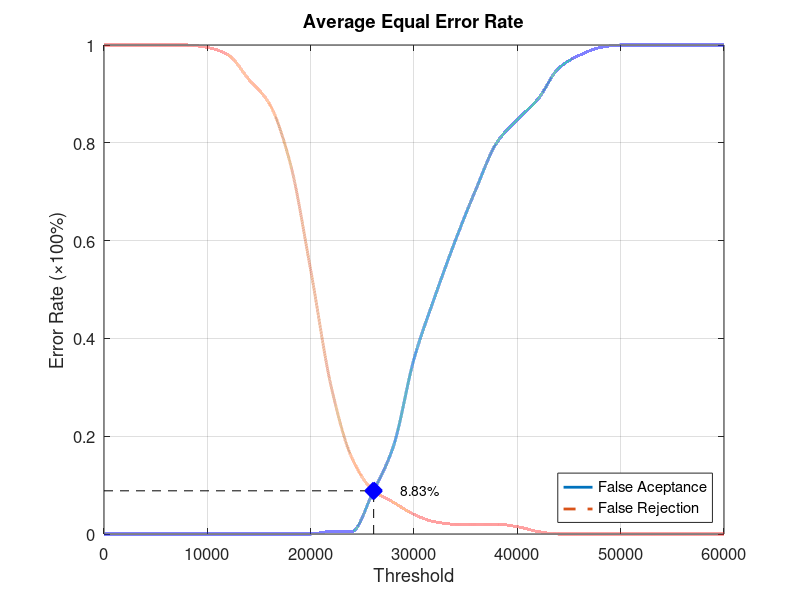
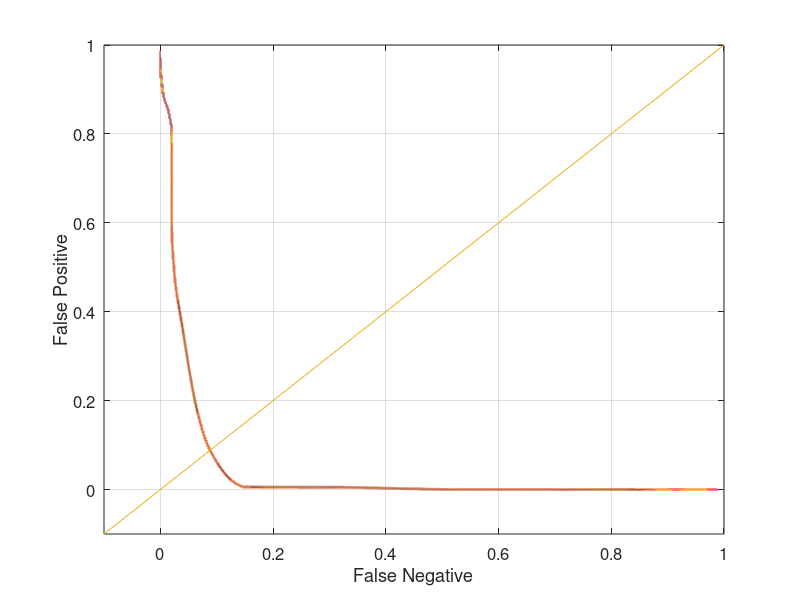

Source code (MATLAB) for these figures, in order:
function yEER = Database2_3
close all;
clear;
clc;
x = 0:2000:60000;
xq = 0:0.5:60000;

y0 = [0 0 0 0 0 0 0 0 0 0 0 0.00526316 0.00526316 0.0842105 0.178947 0.357895 0.484211 0.6 0.705263 0.8 0.847368 0.889474 0.952632 0.978947 0.994737 1 1 1 1 1 1];
yy0 = interp1(x, y0, xq, 'pchip');
y1 = [1 1 1 1 1 0.995 0.98 0.93 0.88 0.76 0.54 0.3 0.155 0.09 0.065 0.04 0.025 0.02 0.02 0.02 0.015 0.005 0 0 0 0 0 0 0 0 0];
yy1 = interp1(x, y1, xq, 'pchip');

% Calculating EER: 
y2 = abs(y0 - y1);
find(y2 == min(y2))
yy2 = abs(yy0 - yy1);
xEER = find(yy2 == min(yy2));
xEERIndex = xq(xEER) % X-axis EER
yEER = yy0(xEER) % Y-axis EER

main = figure
plot(xq, yy0,'-','LineWidth', 2);	hold on
plot(xq, yy1,'--','LineWidth', 2);	hold on
plot([xEERIndex xEERIndex], [0 yEER], 'k--');	hold on
plot([0 xEERIndex], [yEER yEER], 'k--');	hold on
plot(xEERIndex, yEER, 'bx', 'LineWidth', 10);	hold on
text(xEERIndex + 10 * xEERIndex / 100, yEER, [num2str(round((10000 * yEER)) / 100) '%'])
legend('False Aceptance', 'False Rejection', 'Location', 'SouthEast')
xlabel('Threshold')
ylabel('Error Rate (\times100%)')
title('Average Equal Error Rate')
set(gca, 'FontSize', 12)
axis([0 60000 0 1])
grid on

print(main, 'Database2_3Main', '-dpng');
FNRxFPR = figure('Color', [1 1 1]);
plot(yy1, yy0, '-', yy1, yy0, 'LineWidth', 2);
hold on
y = -0.1:0.1:1
plot(y, y); 
set(gca, 'FontSize', 12)
xlabel('False Negative')
ylabel('False Positive')
axis([-0.1 1 -0.1 1])
set(gca, 'FontSize', 12)
grid on

print(FNRxFPR, 'Database2_3FNRxFPR','-dpng');
end
